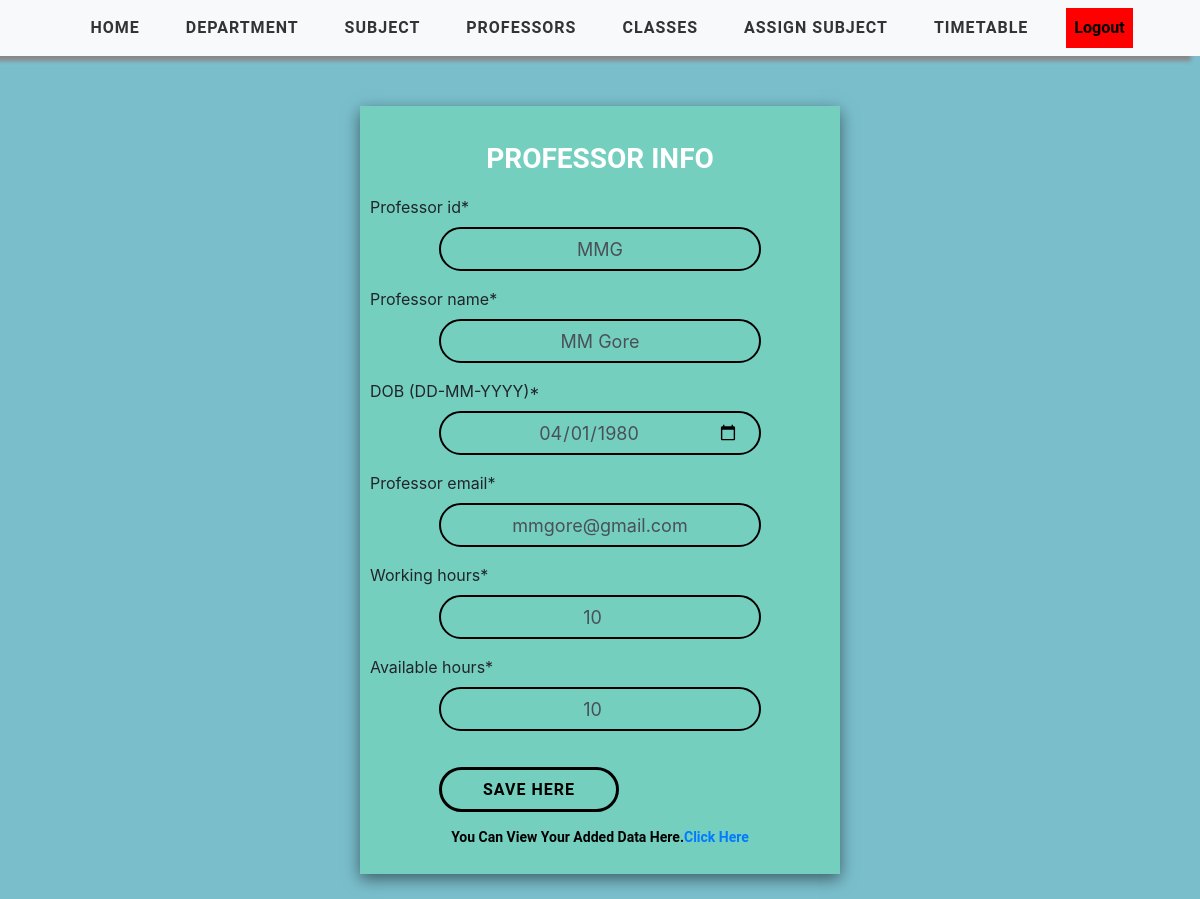
The app's page /update-professor/MMG/ (signed in) with its own data.
### timetableapp/models.py (models this page shows, shortened)
class Professor(models.Model):
    user = models.ForeignKey(User, on_delete=models.CASCADE, null=True, blank=True)
    professor_id = models.CharField(max_length=2000,primary_key=True)
    professor_name = models.CharField(max_length=2000)
    dob = models.DateField(default=datetime.datetime.today().strftime('%Y-%m-%d'))
    working_hours = models.IntegerField(null=True,default=100)
    available_hours = models.IntegerField(null=True,default=100)
    professor_email = models.EmailField(default="")

### timetableapp/views.py (the view, shortened to what this page needs)
# urls.py: path('update-professor/<str:pk>/', views.updateProfessorView, name='update-professor'),
@login_required(login_url='login')
def updateProfessorView(request, pk):
    prof = Professor.objects.get(professor_id=pk)
    form = ProfessorForm(instance=prof)
    context = {'form': form}
    return render(request, 'professor/UpdateProfessor.html', context)

### timetableapp/forms.py
class ProfessorForm(ModelForm):
    class Meta:
        model = Professor
        fields = ['user','professor_id', 'professor_name','dob','professor_email', 'working_hours','available_hours']
        exclude = ['user']
        labels = {'dob':'DOB (DD-MM-YYYY)'}
        widgets = {
            "dob": DateIn()
        }

### timetableapp/templates/professor/UpdateProfessor.html (shortened to what this page needs)
{% extends 'timetableapp/main.html' %}
{% load static %}
{% block content %}
    <div class="display">
        <div class="box">
            <div class="header">
                Professor Info
            </div>
            <div class="form">
            <form method="POST" action="">
                {% load crispy_forms_tags %}
                    {{ form|crispy }}
                    <input type="submit" value="Save Here" class="saveButton">
            </form>
            </div>
    <div class="viewtable"><p>You can view your added data here.<a href="{% url 'professor_view' %}">Click Here</a></p></div>
</div>
{% endblock %}

### static/css/style.css (style rules this page uses)
a { cursor: pointer; }

### static/css/tables.css (style rules this page uses)
*, *:before, *:after { box-sizing: border-box; }
body { font-family: "Roboto", sans-serif; margin: 0; background-color: white; }

### static/css/add.css (style rules this page uses)
* { margin:0; padding:0; box-sizing: border-box; }
.display { background-color: #7abecc; display: flex; min-height:100vh; width: 100%; justify-content: center; }
.box { margin-top:0; width: 40%; height:100%; background-color: #74cfbf; box-shadow: rgba(0, 0, 0, 0.5) 0px 5px 15px; padding:10px; margin-top:50px; margin-bottom:25px; display: flex; flex-direction: column; gap:15px; }
.header { font-family: Roboto, sans-serif; font-size: 28px; font-weight: bold; text-align: center; text-transform: uppercase; padding-top: 12px; margin-top:10px; color: white; height: 15%; }
.saveButton { width: 180px ; height: 45px ; font-family: Roboto, sans-serif; text-transform: uppercase; letter-spacing: 1px; font-weight: bolder; color: black ; text-align: center; background: none; margin-left: 15%; margin-top: 20px; border-color: black ; border-radius: 30px ; border-style: solid; border-width: 3px ; transition: 0.8s; }
.viewtable { font-family: Roboto, sans-serif; font-weight: bold; font-size: 14px; color: black; text-transform: capitalize; text-align: center; }
.form-control { width: 70% !important; margin-left: 15% !important; outline: none; font-size:18px !important; padding:20px 20px 20px 20px !important; text-align: center !important; border: 2px solid black !important; background: none !important; border-radius: 30px !important; }

### static/css/nav.css (style rules this page uses)
* { margin:0; padding:0; box-sizing: border-box; }

### records on screen
Professor: professor_id "MMG", professor_name "MM Gore", dob "04/01/1980", professor_email "mmgore@gmail.com", working_hours "10", available_hours "10"
